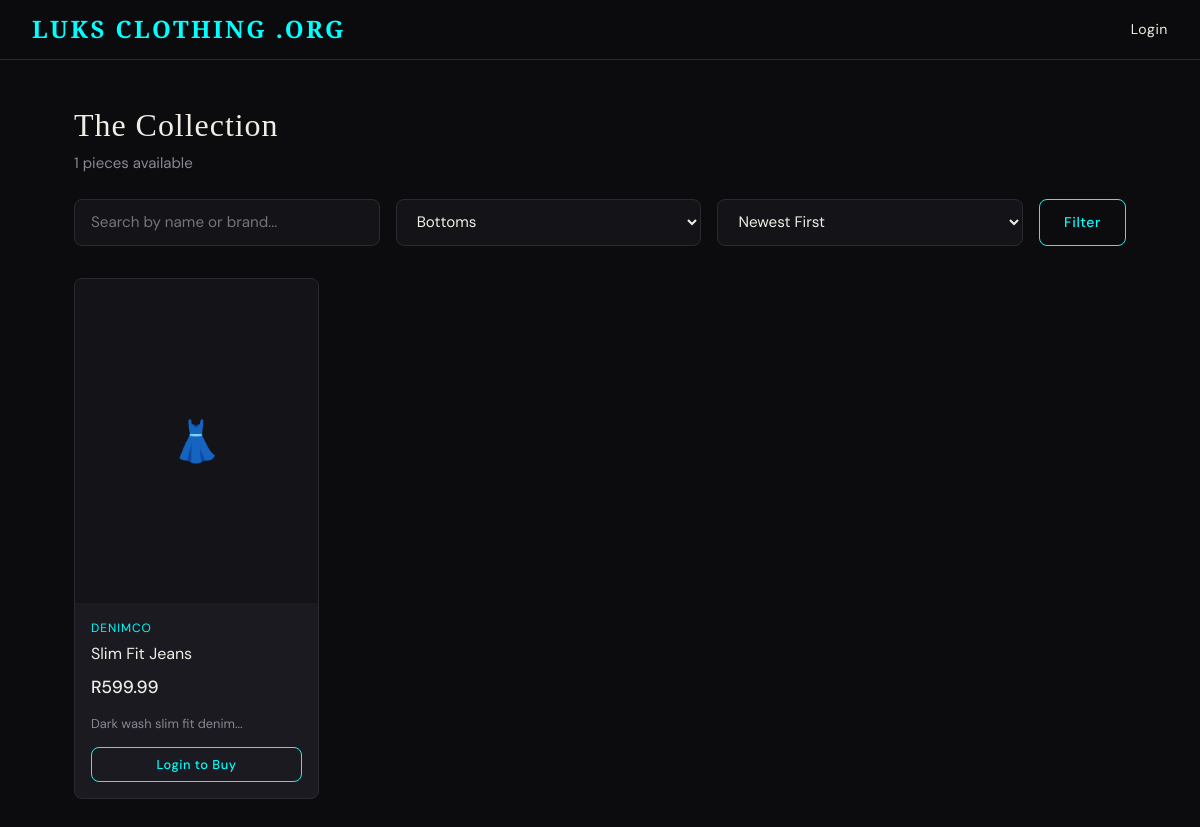
/store.php?category=Bottoms, run on the app's committed database.
### tables this page shows
CREATE TABLE IF NOT EXISTS tblProduct (
    productID INT AUTO_INCREMENT PRIMARY KEY,
    name VARCHAR(100) NOT NULL,
    price DECIMAL(10,2) NOT NULL,
    image VARCHAR(255),
    description TEXT,
    brand VARCHAR(100),
    category VARCHAR(50),
    stock INT DEFAULT 0,
    sellerID INT,
    isApproved TINYINT(1) DEFAULT 0,
    createdAt TIMESTAMP DEFAULT CURRENT_TIMESTAMP,
    FOREIGN KEY (sellerID) REFERENCES tblUser(userID) ON DELETE SET NULL
);

### store.php (the view, shortened to what this page needs)
<?php
include 'DBConn.php';
$search   = trim($_GET['search'] ?? '');
$category = trim($_GET['category'] ?? '');
$sort     = $_GET['sort'] ?? 'newest';
$where = "WHERE p.isApproved=1";
if($category) $where .= " AND p.category='".htmlspecialchars($category)."'";
$orderBy = match($sort){
    'price_asc'  => 'p.price ASC',
    'price_desc' => 'p.price DESC',
    default      => 'p.productID DESC'
};
$products = $conn->query("SELECT p.*, u.username as sellerName FROM tblProduct p LEFT JOIN tblUser u ON p.sellerID=u.userID $where ORDER BY $orderBy");
$categories = $conn->query("SELECT DISTINCT category FROM tblProduct WHERE isApproved=1 AND category IS NOT NULL");
?>
<!DOCTYPE html>
<html lang="en">
<head>
    <link rel="stylesheet" href="style.css">
</head>
<body>
<?php include 'nav.php'; ?>
<div class="page">
    <div class="section-title">
        <div>
            <h2>The Collection</h2>
            <p class="text-muted"><?php echo $products->num_rows; ?> pieces available</p>
        </div>
    </div>
    <div class="filter-bar">
        <form method="GET" style="display:flex;gap:1rem;flex-wrap:wrap;width:100%;">
            <input type="text" name="search" placeholder="Search by name or brand..." value="<?php echo htmlspecialchars($search); ?>">
            <select name="category" style="min-width:150px;">
                <?php while($cat = $categories->fetch_assoc()): ?>
                    <option value="<?php echo htmlspecialchars($cat['category']); ?>" <?php echo $category===$cat['category']?'selected':''; ?>>
                        <?php echo htmlspecialchars($cat['category']); ?>
                    </option>
                <?php endwhile; ?>
            </select>
            <select name="sort" style="min-width:150px;">
                <option value="newest" <?php echo $sort==='newest'?'selected':''; ?>>Newest First</option>
            </select>
            <button type="submit" class="btn btn-outline">Filter</button>
        </form>
    </div>
    <?php if($products->num_rows === 0): ?>
        <div class="card text-center" style="padding:3rem;">
            <p style="font-size:2rem;margin-bottom:.5rem;">🔍</p>
            <h3>Nothing found</h3>
            <p class="text-muted mt1">Try a different search or category.</p>
            <a href="store.php" class="btn btn-outline mt2">Clear Filters</a>
        </div>
    <?php else: ?>
    <div class="product-grid">
        <?php while($p = $products->fetch_assoc()): ?>
        <div class="product-card">
            <?php if($p['image'] && file_exists("uploads/".$p['image'])): ?>
                <img src="uploads/<?php echo htmlspecialchars($p['image']); ?>" alt="<?php echo htmlspecialchars($p['name']); ?>">
            <?php else: ?>
                <div class="img-placeholder">👗</div>
            <?php endif; ?>
            <div class="p-info">
                <div class="p-brand"><?php echo htmlspecialchars($p['brand'] ?? 'Luks Clothing .org'); ?></div>
                <div class="p-name"><?php echo htmlspecialchars($p['name']); ?></div>
                <div class="p-price">R<?php echo number_format($p['price'],2); ?></div>
                <?php if($p['description']): ?>
                    <p class="text-muted" style="font-size:.8rem;margin-bottom:.8rem;"><?php echo htmlspecialchars(substr($p['description'],0,60)); ?>...</p>
                <?php endif; ?>
                <div class="p-actions">
                    <?php if(isset($_SESSION['user']) && $_SESSION['role']==='customer'): ?>
                        <form method="POST" style="flex:1;">
                            <input type="hidden" name="product_id" value="<?php echo $p['productID']; ?>">
                            <button name="add_to_cart" class="btn btn-gold btn-sm w100">Add to Bag</button>
                        </form>
                    <?php elseif(!isset($_SESSION['user'])): ?>
                        <a href="login.php" class="btn btn-outline btn-sm w100">Login to Buy</a>
                    <?php endif; ?>
                </div>
            </div>
        </div>
        <?php endwhile; ?>
    </div>
    <?php endif; ?>
</div>
</body>
</html>

### style.css (style rules this page uses)
:root { --bg: #0c0c0e; --surface: #141418; --card: #1a1a20; --border: #2a2a33; --gold: cyan; --gold-dim: #007a7a; --text: #f0ede6; --muted: #888794; --danger: #c0392b; --success: #27ae60; --radius: 8px; --shadow: 0 4px 24px rgba(0,0,0,0.4); }
*, *::before, *::after { box-sizing: border-box; margin: 0; padding: 0; }
html { scroll-behavior: smooth; }
body { background: var(--bg); color: var(--text); font-family: 'DM Sans', sans-serif; font-size: 15px; line-height: 1.6; min-height: 100vh; }
h1, h2, h3 { font-family: 'Cormorant Garamond', Georgia, serif; font-weight: 300; letter-spacing: 0.03em; }
h2 { font-size: 2rem; }
a { color: var(--gold); text-decoration: none; transition: opacity .2s; }
.page { max-width: 1100px; margin: 0 auto; padding: 2.5rem 1.5rem; }
input[type=text], input[type=email], input[type=password], input[type=number], input[type=file], textarea, select { width: 100%; padding: .7rem 1rem; background: var(--surface); color: var(--text); border: 1px solid var(--border); border-radius: var(--radius); font-family: 'DM Sans', sans-serif; font-size: .95rem; transition: border-color .2s; outline: none; }
select option { background: var(--surface); }
.btn { display: inline-flex; align-items: center; justify-content: center; gap: .4rem; padding: .65rem 1.5rem; border: none; border-radius: var(--radius); font-family: 'DM Sans', sans-serif; font-size: .88rem; font-weight: 500; letter-spacing: .04em; cursor: pointer; transition: all .2s; text-decoration: none; }
.btn-outline { background: transparent; color: var(--gold); border: 1px solid var(--gold); }
.btn-sm { padding: .4rem .9rem; font-size: .8rem; }
.product-grid { display: grid; grid-template-columns: repeat(auto-fill, minmax(220px, 1fr)); gap: 1.5rem; margin-top: 2rem; }
.product-card { background: var(--card); border: 1px solid var(--border); border-radius: var(--radius); overflow: hidden; transition: transform .2s, box-shadow .2s; }
.product-card .img-placeholder { width: 100%; aspect-ratio: 3/4; background: var(--surface); display: flex; align-items: center; justify-content: center; color: var(--border); font-size: 2.5rem; }
.product-card .p-info { padding: 1rem; }
.product-card .p-brand { font-size: .75rem; color: var(--gold); letter-spacing: .08em; text-transform: uppercase; }
.product-card .p-name { font-size: 1rem; margin: .2rem 0 .4rem; }
.product-card .p-price { font-size: 1.1rem; font-weight: 500; margin-bottom: .8rem; }
.product-card .p-actions { display: flex; gap: .5rem; }
.filter-bar { display: flex; gap: 1rem; align-items: center; flex-wrap: wrap; margin-bottom: 1.5rem; }
.filter-bar input, .filter-bar select { width: auto; flex: 1; min-width: 160px; }
.section-title { display: flex; align-items: center; justify-content: space-between; margin-bottom: 1.5rem; }
.text-muted { color: var(--muted); }
.w100 { width: 100%; }

### data on the page
tblproduct: brand "DENIMCO", name "Slim Fit Jeans", price "599.99", description "Dark wash slim fit denim"

### other printed values
$products->num_rows "1"
form field category "Bottoms"
